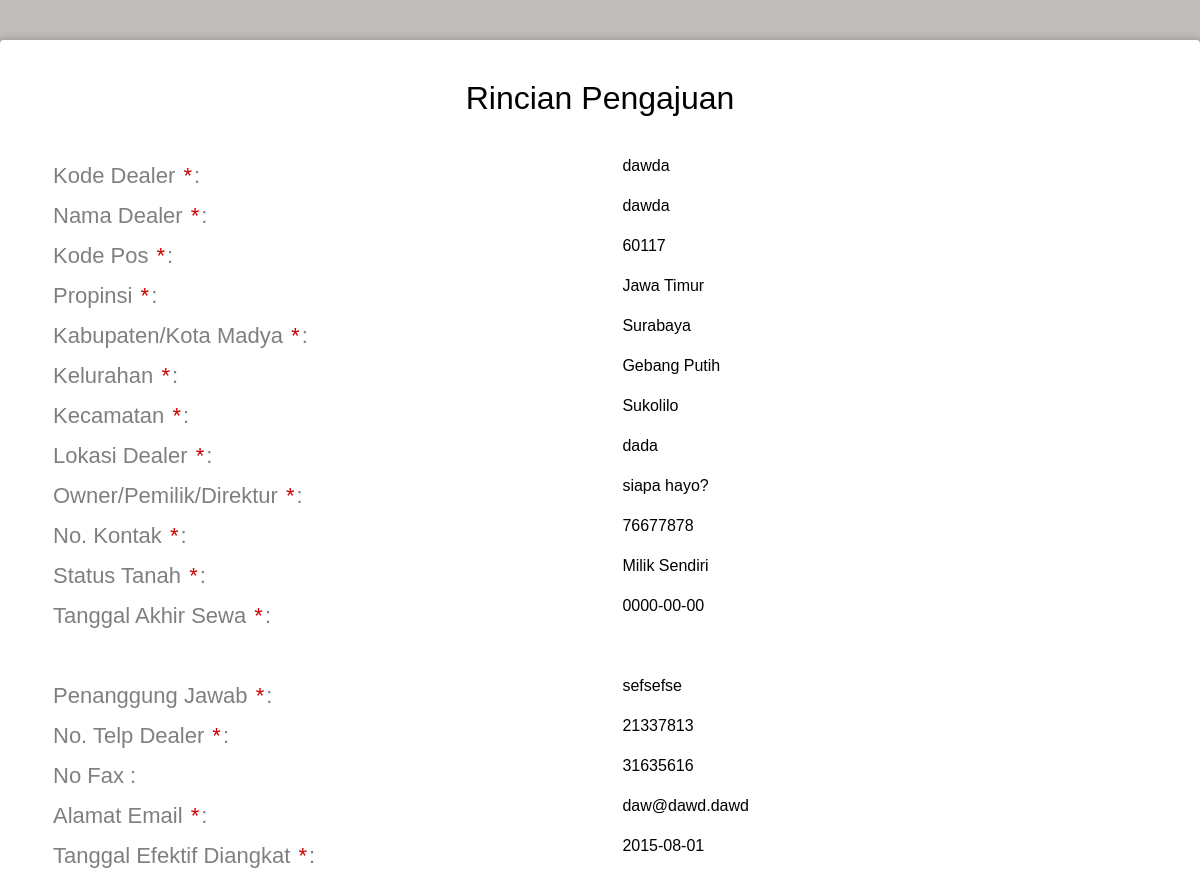
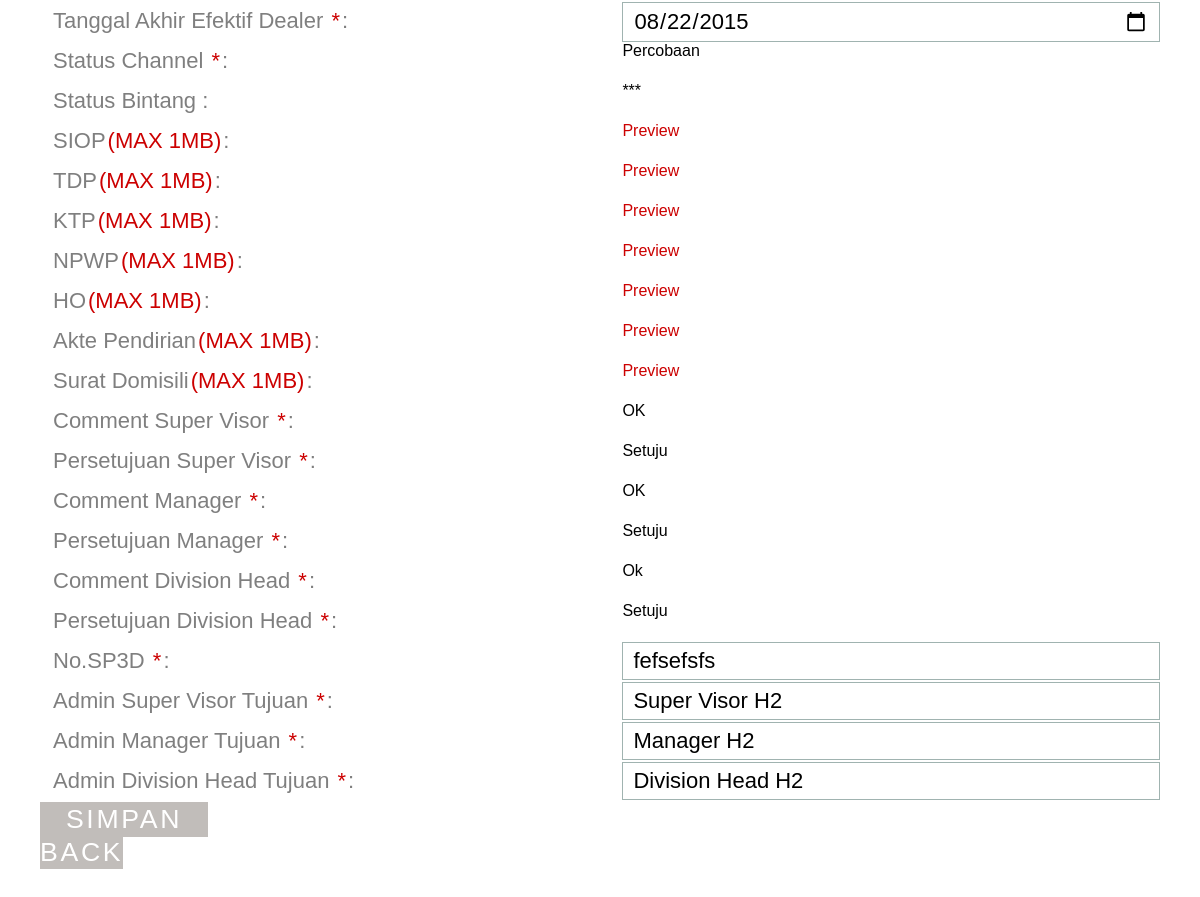
/admin_legal/angkat_h2.php?id=8 (signed in), run on the app's committed database (2 pictures, top to bottom).
### tables this page shows
CREATE TABLE IF NOT EXISTS `daftar_pengajuan` (
  `id_daftar` int(11) NOT NULL AUTO_INCREMENT,
  `id_admin` int(11) NOT NULL,
  `kode_dealer` varchar(15) NOT NULL,
  `tanggal_pengajuan` date NOT NULL,
  `jenis_pengajuan` varchar(35) NOT NULL,
  `channel` varchar(10) DEFAULT NULL,
  `status_channel` varchar(10) DEFAULT NULL,
  `jam_pengajuan` time NOT NULL,
  `comment_sv` varchar(50) DEFAULT NULL,
  `approval_sv` varchar(30) DEFAULT NULL,
  `nama_sv` varchar(30) NOT NULL,
  `waktu_approval_sv` datetime NOT NULL,
  `comment_manager` varchar(50) DEFAULT NULL,
  `approval_manager` varchar(30) DEFAULT NULL,
  `nama_manager` varchar(30) NOT NULL,
  `waktu_approval_manager` datetime NOT NULL,
  `comment_divhead` varchar(50) DEFAULT NULL,
  `approval_divhead` varchar(30) DEFAULT NULL,
  `nama_divhead` varchar(30) NOT NULL,
  `waktu_approval_divhead` datetime NOT NULL,
  `legalisir_admin` varchar(20) DEFAULT NULL,
  `waktu_legalisir` date NOT NULL,
  `perpanjangan` date DEFAULT NULL,
  PRIMARY KEY (`id_daftar`)
);

CREATE TABLE IF NOT EXISTS `daftar_dealer` (
  `kode_dealer` varchar(15) NOT NULL,
  `nama_dealer` varchar(50) NOT NULL,
  `id_kodepos` int(11) NOT NULL,
  `lokasi` varchar(30) NOT NULL,
  `owner` varchar(30) NOT NULL,
  `kontak` varchar(12) NOT NULL,
  `status_tanah` varchar(30) NOT NULL,
  `akhir_sewa` date DEFAULT NULL,
  `status_dealer` varchar(10) DEFAULT NULL,
  `siop` varchar(50) DEFAULT NULL,
  `tdp` varchar(50) DEFAULT NULL,
  `ktp` varchar(50) DEFAULT NULL,
  `npwp` varchar(50) DEFAULT NULL,
  `ho` varchar(50) DEFAULT NULL,
  `akte` varchar(50) DEFAULT NULL,
  `surat_domisili` varchar(50) DEFAULT NULL,
  `waktucreate` datetime NOT NULL,
  `waktumodify` datetime DEFAULT NULL,
  PRIMARY KEY (`kode_dealer`)
);

CREATE TABLE IF NOT EXISTS `kodepos` (
  `id_kodepos` int(5) NOT NULL AUTO_INCREMENT,
  `kodepos` int(11) DEFAULT NULL,
  `kelurahan` varchar(50) DEFAULT NULL,
  `kecamatan` varchar(50) DEFAULT NULL,
  `jenis` varchar(50) DEFAULT NULL,
  `kabupaten` varchar(50) DEFAULT NULL,
  `propinsi` varchar(50) DEFAULT NULL,
  PRIMARY KEY (`id_kodepos`)
);

CREATE TABLE IF NOT EXISTS `channel_h2` (
  `id_channel` varchar(15) NOT NULL,
  `pj` varchar(20) NOT NULL,
  `no_telp` varchar(12) NOT NULL,
  `no_fax` varchar(12) DEFAULT NULL,
  `email` varchar(50) NOT NULL,
  `tgl_efektif` date NOT NULL,
  `tgl_akhir` date NOT NULL,
  `status_channel` varchar(10) NOT NULL,
  `status_bintang` varchar(5) DEFAULT NULL,
  `no_sp3d` varchar(30) DEFAULT NULL,
  `waktucreate` datetime NOT NULL,
  `waktumodify` datetime NOT NULL,
  PRIMARY KEY (`id_channel`)
);

### admin_legal/angkat_h2.php (the view, shortened to what this page needs)
<?php
$id=$_GET['id'];
if(isset($_SESSION['status'])&&$_SESSION['status']=='admin'){
$sql=mysql_fetch_array(mysql_query("select * from daftar_pengajuan a, daftar_dealer b, kodepos c, channel_h2 d where a.id_daftar = '$id' and a.kode_dealer = b.kode_dealer and b.id_kodepos = c.id_kodepos and b.kode_dealer = d.id_channel"));
?>
<!DOCTYPE html>
<html >
  <head>
    <link href='../css/css.css' rel='stylesheet' type='text/css'>
    <link rel="stylesheet" href="css/normalize.css">
    <link rel="stylesheet" href="css/style.css">
  </head>
  <body>
    <div class="form">
      <div>
        <div id="h1">
          <h1>Rincian Pengajuan</h1>
         <form name="edit" action="submit_angkat_h2.php?id=<?php echo $id ?>&kode=<?php echo $sql['kode_dealer'] ?>" method="post" onSubmit="validate()">
          <div class="top-row">
          <div class="field-wrap">
              <label>
              Kode Dealer <span class="req">*</span>:
            </label>
		  </div>
		  <div class="field-wrap"><span><?php echo $sql['kode_dealer'] ?></span>
          </div>
          </div>
          <div class="top-row">
          <div class="field-wrap">
              <label>
              Nama Dealer <span class="req">*</span>:
            </label>
		  </div>
		  <div class="field-wrap"><span><?php echo $sql['nama_dealer'] ?></span>
          </div>
          </div>
          <div class="top-row">
          <div class="field-wrap">
              <label>
              Kode Pos <span class="req">*</span>:
            </label>
		  </div>
		  <div class="field-wrap"><span><?php echo $sql['kodepos'] ?></span>
          </div>
          </div>
          <div class="top-row">
          <div class="field-wrap">
              <label>
              Propinsi <span class="req">*</span>:
            </label>
		  </div>
		  <div class="field-wrap"><span><?php echo $sql['propinsi'] ?></span>
          </div>
          </div>
		  <div class="top-row">
          <div class="field-wrap">
              <label>
              Kabupaten/Kota Madya <span class="req">*</span>:
            </label>
		  </div>
		  <div class="field-wrap"><span><?php echo $sql['kabupaten'] ?></span>
          </div>
          </div>
		  <div class="top-row">
          <div class="field-wrap">
              <label>
              Kelurahan <span class="req">*</span>:
            </label>
		  </div>
		  <div class="field-wrap"><span><?php echo $sql['kelurahan'] ?></span>
          </div>
          </div>
		  <div class="top-row">
          <div class="field-wrap">
              <label>
              Kecamatan <span class="req">*</span>:
            </label>
		  </div>
		  <div class="field-wrap"><span><?php echo $sql['kecamatan'] ?></span>
          </div>
          </div>
		  <div class="top-row">
          <div class="field-wrap">
              <label>
              Lokasi Dealer <span class="req">*</span>:
            </label>
		  </div>
		  <div class="field-wrap"><span><?php echo $sql['lokasi'] ?></span>
          </div>
          </div>
		  <div class="top-row">
          <div class="field-wrap">
              <label>
              Owner/Pemilik/Direktur <span class="req">*</span>:
            </label>
		  </div>
		  <div class="field-wrap"><span><?php echo $sql['owner'] ?></span>
          </div>
          </div>
		  <div class="top-row">
          <div class="field-wrap">
              <label>
              No. Kontak <span class="req">*</span>:
            </label>
		  </div>
		  <div class="field-wrap"><span><?php echo $sql['kontak'] ?></span>
          </div>
          </div>
		  <div class="top-row">
          <div class="field-wrap">
              <label>
              Status Tanah <span class="req">*</span>:
            </label>
		  </div>
		  <div class="field-wrap">
          <span><?php echo $sql['status_tanah'] ?></span>
          </div>
          </div>
		  <div class="top-row" id="tanggalsewa">
            <div class="field-wrap">
              <label>
                Tanggal Akhir Sewa <span class="req">*</span>:
              </label>
            </div>
              <div class="field-wrap">
              <span><?php echo $sql['akhir_sewa'] ?></span>
			  </div>
          </div>
          <div class="top-row">
          </div>
		  <div class="top-row">
          <div class="field-wrap">
              <label>
              Penanggung Jawab <span class="req">*</span>:
            </label>
		  </div>
		  <div class="field-wrap"><span><?php echo $sql['pj'] ?></span>
          </div>
          </div>
		  <div class="top-row">
          <div class="field-wrap">
              <label>
              No. Telp Dealer <span class="req">*</span>:
            </label>
		  </div>
		  <div class="field-wrap"><span><?php echo $sql['no_telp'] ?></span>
          </div>
          </div>
		  <div class="top-row">
          <div class="field-wrap">
              <label>
              No Fax :
            </label>
		  </div>
		  <div class="field-wrap"><span><?php echo $sql['no_fax'] ?></span>
          </div>
          </div>
		  <div class="top-row">
          <div class="field-wrap">
              <label>
              Alamat Email <span class="req">*</span>:
            </label>
		  </div>
		  <div class="field-wrap"><span><?php echo $sql['email'] ?></span>
          </div>
          </div>
		  <div class="top-row">
          <div class="field-wrap">
              <label>
              Tanggal Efektif Diangkat <span class="req">*</span>:
            </label>
		  </div>
		  <div class="field-wrap"><span><?php echo $sql['tgl_efektif'] ?></span>
          </div>
          </div>
		  <div class="top-row">
          <div class="field-wrap">
              <label>
              Tanggal Akhir Efektif Dealer <span class="req">*</span>:
            </label>
		  </div>
		  <div class="field-wrap"><input name="tgl_akhir" type="date" value="<?php echo $sql['tgl_akhir'] ?>" required />
          </div>
          </div>
		  <div class="top-row">
          <div class="field-wrap">
              <label>
              Status Channel <span class="req">*</span>:
            </label>
		  </div>
		  <div class="field-wrap"><span><?php echo $sql['status_channel'] ?></span>
          </div>
          </div>
		  <div class="top-row">
          <div class="field-wrap">
              <label>
              Status Bintang :
            </label>
		  </div>
		  <div class="field-wrap"><span><?php echo $sql['status_bintang'] ?></span>
		  </div>
          </div>
		  <div class="top-row">
          <div class="field-wrap">
              <label>
              SIOP<span class="req">(MAX 1MB)</span>:
            </label>
		  </div>
		  <div class="field-wrap"><a href="<?php echo $sql['siop'] ?>"target="_blank">Preview</a>
          </div>
          </div>
		  <div class="top-row">
          <div class="field-wrap">
              <label>
              TDP<span class="req">(MAX 1MB)</span>:
            </label>
		  </div>
		  <div class="field-wrap"><a href="<?php echo $sql['tdp'] ?>"target="_blank">Preview</a>
          </div>
          </div>
		  <div class="top-row">
          <div class="field-wrap">
              <label>
              KTP<span class="req">(MAX 1MB)</span>:
            </label>
		  </div>
		  <div class="field-wrap"><a href="<?php echo $sql['ktp'] ?>"target="_blank">Preview</a>
          </div>
          </div>
		  <div class="top-row">
          <div class="field-wrap">
              <label>
              NPWP<span class="req">(MAX 1MB)</span>:
            </label>
		  </div>
		  <div class="field-wrap"><a href = "<?php echo $sql['npwp'] ?>"target="_blank">Preview</a>
          </div>
          </div>
		  <div class="top-row">
          <div class="field-wrap">
              <label>
              HO<span class="req">(MAX 1MB)</span>:
            </label>
		  </div>
		  <div class="field-wrap"><a href= "<?php echo $sql['ho'] ?>"target="_blank">Preview</a>
          </div>
          </div>
		  <div class="top-row">
          <div class="field-wrap">
            <label>
              Akte Pendirian<span class="req">(MAX 1MB)</span>:
            </label>
		  </div>
		  <div class="field-wrap"><a href = "<?php echo $sql['akte'] ?>"target="_blank">Preview</a>
          </div>
          </div>
		  <div class="top-row">
          <div class="field-wrap">
              <label>
              Surat Domisili<span class="req">(MAX 1MB)</span>:
            </label>
		  </div>
		  <div class="field-wrap"><a href = "<?php echo $sql['surat_domisili'] ?>"target="_blank">Preview</a>
          </div>
          </div>
		   <div class="top-row">
          <div class="field-wrap">
              <label>
              Comment Super Visor <span class="req">*</span>:
            </label>
		  </div>
		  <div class="field-wrap"><span><?php echo $sql['comment_sv'] ?></span>
          </div>
          </div>
		      <div class="top-row">
          <div class="field-wrap">
              <label>
              Persetujuan Super Visor <span class="req">*</span>:
            </label>
		  </div>
		  <div class="field-wrap"><span><?php echo $sql['approval_sv'] ?></span>
          </div>
          </div>
		   <div class="top-row">
          <div class="field-wrap">
              <label>
              Comment Manager <span class="req">*</span>:
            </label>
		  </div>
		  <div class="field-wrap"><span><?php echo $sql['comment_manager'] ?></span>
          </div>
          </div>
		      <div class="top-row">
          <div class="field-wrap">
              <label>
              Persetujuan Manager <span class="req">*</span>:
            </label>
		  </div>
		  <div class="field-wrap"><span><?php echo $sql['approval_manager'] ?></span>
          </div>
          </div>
		   <div class="top-row">
          <div class="field-wrap">
              <label>
              Comment Division Head <span class="req">*</span>:
            </label>
		  </div>
		  <div class="field-wrap"><span><?php echo $sql['comment_divhead'] ?></span>
          </div>
          </div>
		      <div class="top-row">
          <div class="field-wrap">
              <label>
              Persetujuan Division Head <span class="req">*</span>:
            </label>
		  </div>
		  <div class="field-wrap"><span><?php echo $sql['approval_divhead'] ?></span>
          </div>
          </div>
		 <div class="top-row">
          <div class="field-wrap">
              <label>
              No.SP3D <span class="req">*</span>:
            </label>
		  </div>
		  <div class="field-wrap"><input name="no_sp3d" value="<?php echo $sql['no_sp3d']?>" type="text" required />
          </div>
          </div>
           <div class="top-row">
          <div class="field-wrap">
              <label>
              Admin Super Visor Tujuan <span class="req">*</span>:
            </label>
		  </div>
		  <div class="field-wrap"><input name="sv" type="text"  list="svlist" value="<?php echo $sql['nama_sv'] ?>" required />
          </div>
          </div>
			<div class="top-row">
          <div class="field-wrap">
              <label>
              Admin Manager Tujuan <span class="req">*</span>:
            </label>
		  </div>
		  <div class="field-wrap"><input name="manager" type="text" list="managerlist" value="<?php echo $sql['nama_manager'] ?>" required />
          </div>
          </div>
		  <div class="top-row">
          <div class="field-wrap">
              <label>
              Admin Division Head Tujuan <span class="req">*</span>:
            </label>
		  </div>
		  <div class="field-wrap"><input name="divhead" type="text" list="divheadlist" value="<?php echo $sql['nama_divhead'] ?>" required />
          </div>
          </div>
		            <button type="submit" class="button button-block"/>Simpan</button>
					<a class="button"href="index.php"/>Back</a>
		  </form>
        </div>
      </div>
</div>
  </body>
</html>
<?php
}else{
?>
<script>document.location.href="../"</script>
<?php
}
?>

### admin_legal/css/style.css (style rules this page uses)
*, *:before, *:after { box-sizing: border-box; }
html { overflow-y: scroll; }
body { background: #c1bdba; font-family: 'Titillium Web', sans-serif; }
a { text-decoration: none; color: #cc0000; -webkit-transition: .5s ease; transition: .5s ease; }
.form { background: #ffffff; padding: 40px; max-width: 1200px; margin: 40px auto; border-radius: 4px; box-shadow: 0 4px 10px 4px rgba(19, 35, 47, 0.3); }
h1 { text-align: center; color: #000000; font-weight: 300; margin: 0 0 40px; }
label { position: absolute; -webkit-transform: translateY(6px); -ms-transform: translateY(6px); transform: translateY(6px); left: 13px; color: rgba(0, 0, 0, 0.5); -webkit-transition: all 0.25s ease; transition: all 0.25s ease; -webkit-backface-visibility: hidden; pointer-events: none; font-size: 22px; }
label .req { margin: 2px; color: #cc0000; }
input, textarea { font-size: 22px; display: block; width: 100%; height: 100%; padding: 5px 10px; background: none; background-image: none; border: 1px solid #a0b3b0; color: #000000; border-radius: 0; -webkit-transition: border-color .25s ease, box-shadow .25s ease; transition: border-color .25s ease, box-shadow .25s ease; }
.field-wrap { position: relative; margin-bottom: 40px; }
.top-row:after { content: ""; display: table; clear: both; }
.top-row > div { float: left; width: 48%; margin-right: 4%; }
.top-row > div:last-child { margin: 0; }
.button { border: 0; outline: none; border-radius: 0; padding: 2px 0; font-size: 20pt; font-weight: 6; text-transform: uppercase; letter-spacing: .1em; background: #c1bdba; color: #ffffff; -webkit-transition: all 0.5s ease; transition: all 0.5s ease; -webkit-appearance: none; }
.button-block { display: block; width: 15%; }

### data on the page
daftar_pengajuan: kode_dealer.kode_dealer "dawda", kode_dealer.nama_dealer "dawda", kodepos.kodepos "60117", kodepos.propinsi "Jawa Timur", kodepos.kabupaten "Surabaya", kodepos.kelurahan "Gebang Putih", kodepos.kecamatan "Sukolilo", kode_dealer.lokasi "dada", kode_dealer.owner "siapa hayo?", kode_dealer.kontak "76677878", kode_dealer.status_tanah "Milik Sendiri", kode_dealer.akhir_sewa "0000-00-00", channel_h2.pj "sefsefse", channel_h2.no_telp "21337813", channel_h2.no_fax "31635616", channel_h2.email "daw@dawd.dawd", channel_h2.tgl_efektif "2015-08-01", tgl_akhir "08/22/2015", channel_h2.status_channel "Percobaan", channel_h2.status_bintang "***", comment_sv "OK", approval_sv "Setuju", comment_manager "OK", approval_manager "Setuju", comment_divhead "Ok", approval_divhead "Setuju", no_sp3d "fefsefsfs", sv "Super Visor H2", manager "Manager H2", divhead "Division Head H2"
